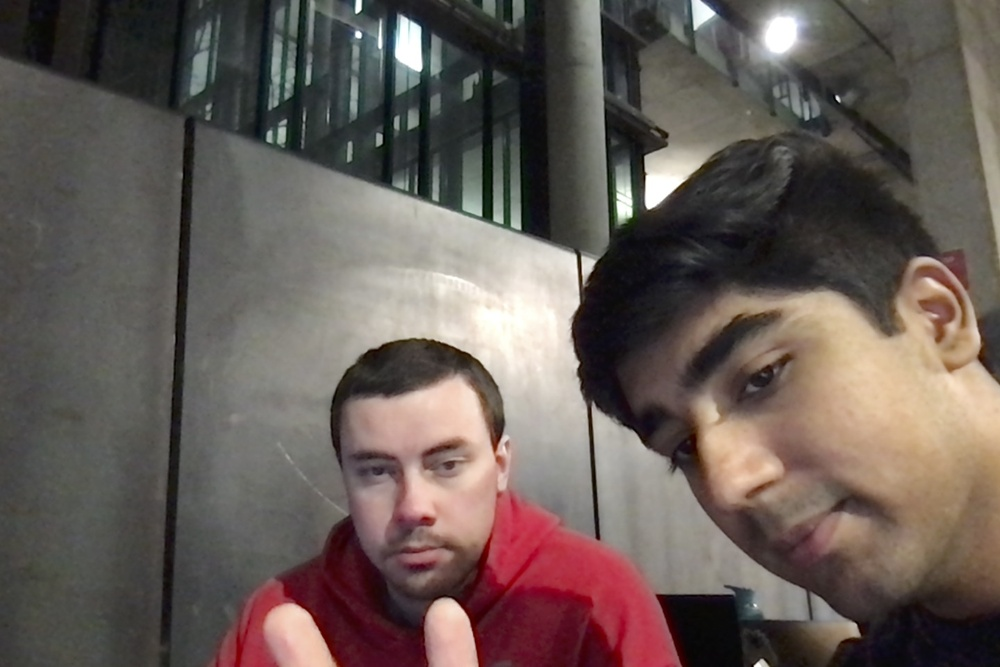
#> input picture images/testphoto.jpg, 1000 x 667 px, shrunk from 1440 x 960 before the run
$ python kmeans.py
#> lines starting #> are read from the running program, lines starting #| are printed output that depends on the picture
import numpy as np
import cv2
import matplotlib.pyplot as plt

original_image = cv2.imread("./images/testphoto.jpg")
#> original_image is the input picture: shape (667, 1000, 3); mean B, G, R 87, 92.1, 103.2

img=cv2.cvtColor(original_image,cv2.COLOR_BGR2RGB)
vectorized = img.reshape((-1,3))

vectorized = np.float32(vectorized)
criteria = (cv2.TERM_CRITERIA_EPS + cv2.TERM_CRITERIA_MAX_ITER, 10, 1.0)
K = 5
attempts=10
ret,label,center=cv2.kmeans(vectorized,K,None,criteria,attempts,cv2.KMEANS_PP_CENTERS)
#> ret = 594534711.4; center = [[80.63, 77.03, 73.21], [219.9, 202.5, 186.1], [39.26, 30.46, 31.94], [161.4, 148.7, 136.4], [124.8, 102.1, 97.05]]
center = np.uint8(center)
#> center = [[80, 77, 73], [219, 202, 186], [39, 30, 31], [161, 148, 136], [124, 102, 97]]

res = center[label.flatten()]
result_image = res.reshape((img.shape))
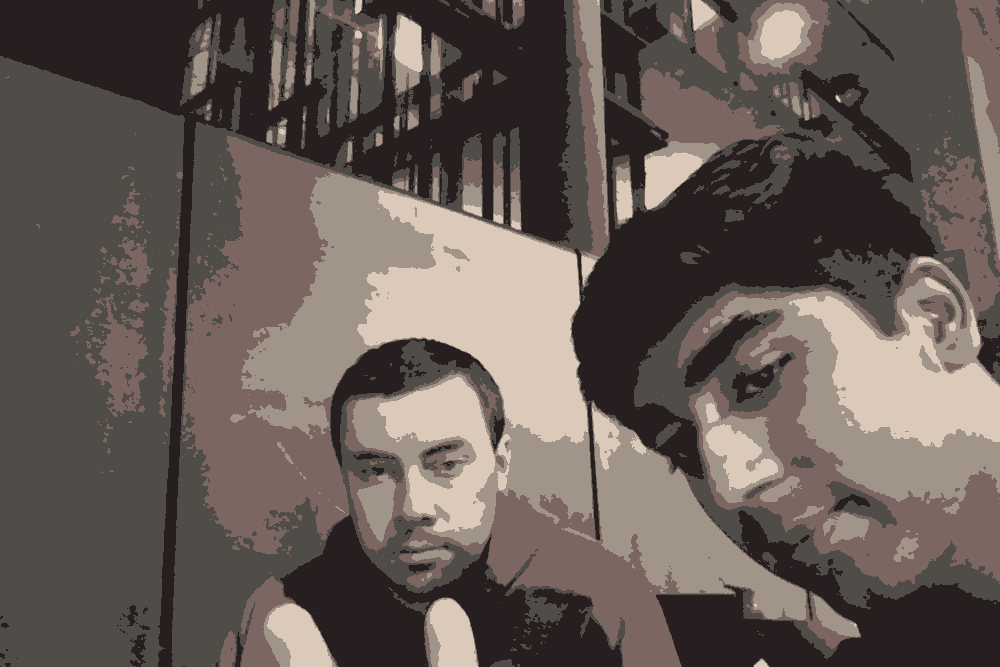
#> result_image: shape (667, 1000, 3); mean R, G, B 102.7, 91.8, 86.6


figure_size = 15
plt.figure(figsize=(figure_size,figure_size))
plt.subplot(1,2,1),plt.imshow(img)
plt.title('Original Image'), plt.xticks([]), plt.yticks([])
plt.subplot(1,2,2),plt.imshow(result_image)
plt.title('Segmented Image when K = %i' % K), plt.xticks([]), plt.yticks([])
plt.show()
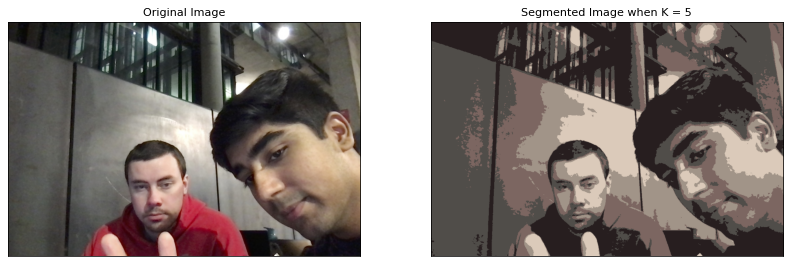
#> figure drawn by matplotlib, 2 panels
